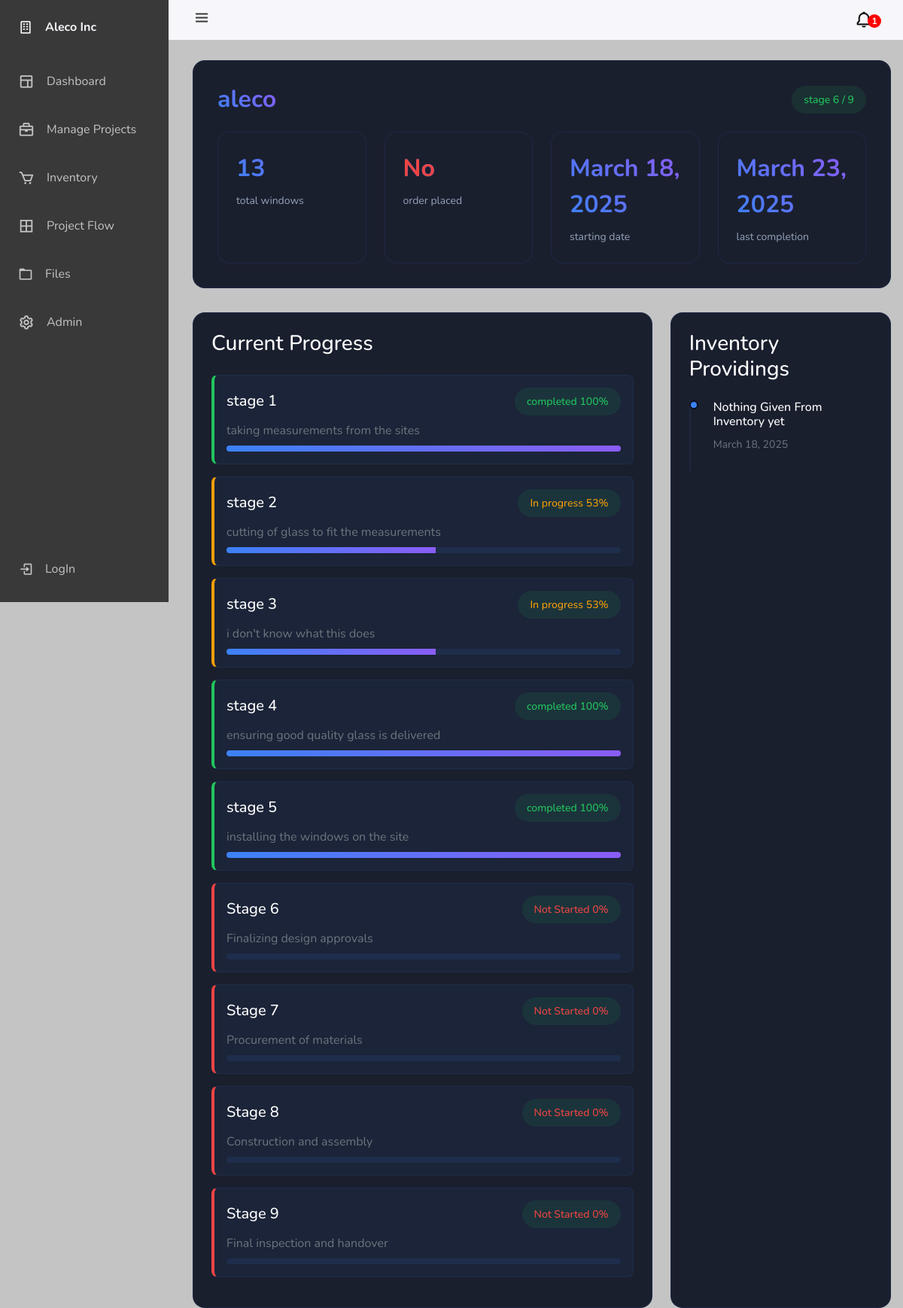
The app's page /project-details/aleco/, older data.
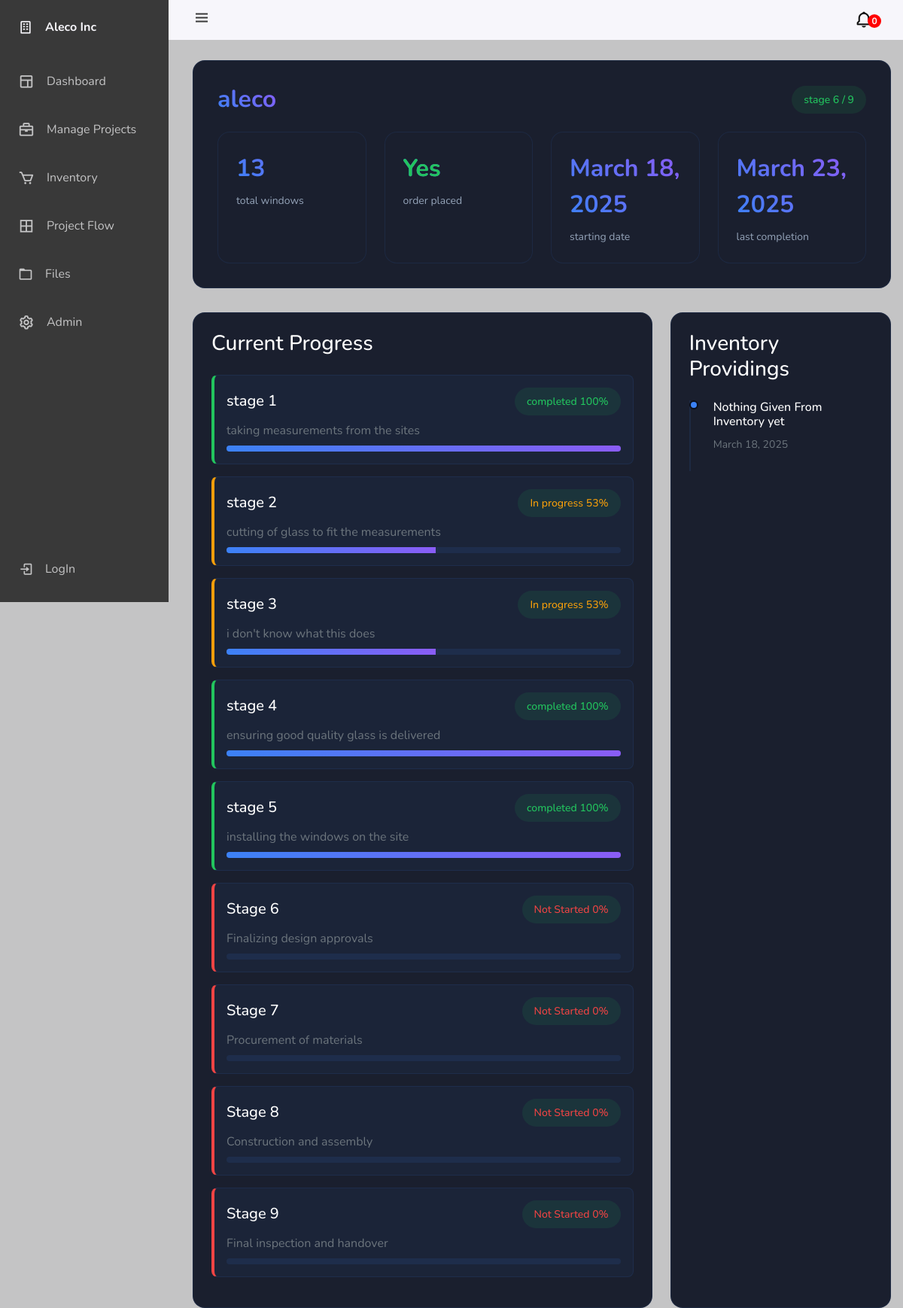
The same page, newer data.
### dashboard/views.py (the view, shortened to what this page needs)
# urls.py: path('project-details/<str:project_name>/', project_details, name='project_details'),
def project_details(request, project_name):
    user = request.user
    if not user.is_authenticated:
        maintenance_mode = MaintenanceMode.objects.get(id=1).maintenace_mode
        if maintenance_mode == True:
            return redirect(maintenance_view)
    orders_pending_getter = Projects.objects.filter(is_active = True, stage1 = True, stage2 = True, stage3 = True, stage4 = True, stage5 = True, stage6 = False, stage7 = False, stage8 = False, stage9 = False, is_ordered = False)
    orders_pending_count = len(orders_pending_getter)
    project = get_object_or_404(Projects, name=project_name)
    progress = Progress.objects.get(project=project)
    stage1_progress_percentage = int((progress.stage1_window * 100) / project.windows)
    stage2_progress_percentage = int((progress.stage2_window * 100) / project.windows)
    stage3_progress_percentage = int((progress.stage3_window * 100) / project.windows)
    stage4_progress_percentage = int((progress.stage4_window * 100) / project.windows)
    stage5_progress_percentage = int((progress.stage5_window * 100) / project.windows)
    stage6_progress_percentage = int((progress.stage6_window * 100) / project.windows)
    stage7_progress_percentage = int((progress.stage7_window * 100) / project.windows)
    stage8_progress_percentage = int((progress.stage8_window * 100) / project.windows)
    stage9_progress_percentage = int((progress.stage9_window * 100) / project.windows)
    if project.stage1 and project.stage2 and project.stage3 and project.stage4 and project.stage5 and project.stage6 and project.stage7 and project.stage8:
            current_stage = 9
    elif project.stage1 and project.stage2 and project.stage3 and project.stage4 and project.stage5 and project.stage6 and project.stage7:
            current_stage = 8
    elif project.stage1 and project.stage2 and project.stage3 and project.stage4 and project.stage5 and project.stage6:
            current_stage = 7
    elif project.stage1 and project.stage2 and project.stage3 and project.stage4 and project.stage5:
            current_stage = 6
    elif project.stage1 and project.stage2 and project.stage3 and project.stage4:
            current_stage = 5
    elif project.stage1 and project.stage2 and project.stage3:
            current_stage = 4
    elif project.stage1 and project.stage2:
            current_stage = 3
    elif project.stage1:
            current_stage = 2
    else:
            current_stage = 1
    inventory_history_getter = InventoryHistory.objects.filter(given_to=project)
    inventory_history = []
    if len(inventory_history_getter) == 0:
        inventory_history = False
    context = {
        'project': project,
        'stage1_progress_percentage': stage1_progress_percentage,
        'stage2_progress_percentage': stage2_progress_percentage,
        'stage3_progress_percentage': stage3_progress_percentage,
        'stage4_progress_percentage': stage4_progress_percentage,
        'stage5_progress_percentage': stage5_progress_percentage,
        'stage6_progress_percentage': stage6_progress_percentage,
        'stage7_progress_percentage': stage7_progress_percentage,
        'stage8_progress_percentage': stage8_progress_percentage,
        'stage9_progress_percentage': stage9_progress_percentage,
        'current_stage': current_stage,
        'inventory_history': inventory_history,
        'last_updated_date' : getattr(project, f'stage{current_stage - 1}_date'),
        'orders_pending_count' : orders_pending_count,
        "pending_orders_list" : orders_pending_getter
    }
    return render(request, 'project-details.html', context)

### templates/project-details.html (shortened to what the changed rows need)
{% extends "base.html" %}
{% block content %}
<div class="height-100">
    <div class="project-header">
        <div class="d-flex justify-content-between align-items-center mb-4">
            <h1 class="project-title m-0">{{ project.name }}</h1>
        </div>
        <div class="row g-4">
            <div class="col-md-3">
                <div class="metric-card">
                    {% if project.is_ordered %}
                    <div class="metric-value" style="color: #22c55e;">Yes</div>
                    {% else %}
                    <div class="metric-value" style="color: #ef4444;">No</div>
                    {% endif %}
                    <div class="metric-label">order placed</div>
                </div>
            </div>
        </div>
    </div>
</div>
{% endblock %}

Row changes from the older to the newer data that the page shows:
changed Projects: is_ordered False → True (drawn)
Text that changed along with them:
{{ orders_pending_count }}: "1" → "0"
text no longer shown: "No"
text now shown: "Yes"
